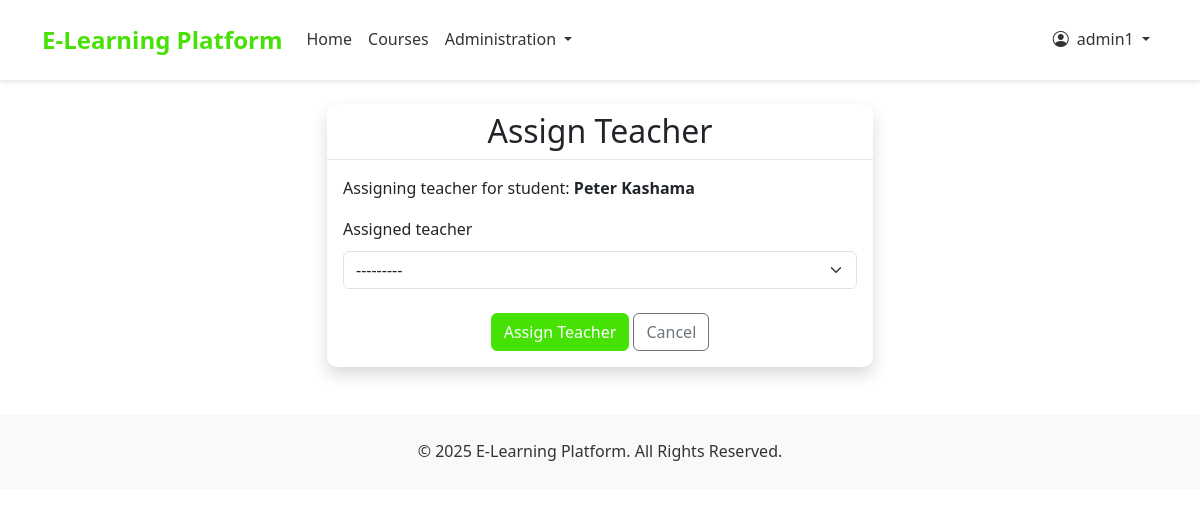
The app's page /accounts/assign/teacher/11/ (signed in) with its own data.
### accounts/models.py (models this page shows, shortened)
class User(AbstractUser):
    USER_TYPE_CHOICES = (
        ('student', 'Student'),
        ('teacher', 'Teacher'),
        ('admin', 'Admin'),
    )
    user_type = models.CharField(max_length=10, choices=USER_TYPE_CHOICES, default='student')
    phone_number = models.CharField(max_length=15, blank=True, null=True)
    is_active = models.BooleanField(default=True)
    created_at = models.DateTimeField(auto_now_add=True)
    updated_at = models.DateTimeField(auto_now=True)
    is_organization = models.BooleanField(default=False)
    company_name = models.CharField(max_length=255, blank=True, null=True)
    contact_person = models.CharField(max_length=255, blank=True, null=True)
    number_of_trainees = models.PositiveIntegerField(default=0)
    start_date = models.DateField(blank=True, null=True)
    end_date = models.DateField(blank=True, null=True)
    student_id = models.CharField(max_length=5, blank=True, null=True, unique=True)
    def is_student(self):
        return self.user_type == 'student'

class StudentProfile(models.Model):
    PROFICIENCY_LEVELS = (
        ('beginner', 'Beginner'),
        ('intermediate', 'Intermediate'),
        ('advanced', 'Advanced'),
    )
    user = models.OneToOneField(User, on_delete=models.CASCADE, related_name='student_profile')
    proficiency_level = models.CharField(max_length=15, choices=PROFICIENCY_LEVELS, blank=True, null=True)
    assigned_teacher = models.ForeignKey(
        User,
        on_delete=models.SET_NULL,
        null=True,
        blank=True,
        related_name='assigned_students',
        limit_choices_to={'user_type': 'teacher'}
    )

### accounts/views.py (the view)
# urls.py: path('assign/teacher/<int:student_id>/', views.assign_teacher, name='assign_teacher'),
@login_required
@user_passes_test(is_admin)
def assign_teacher(request, student_id):
    student = get_object_or_404(User, id=student_id, user_type='student')
    student_profile = get_object_or_404(StudentProfile, user=student)
    if request.method == 'POST':
        form = TeacherAssignmentForm(request.POST, instance=student_profile)
        if form.is_valid():
            form.save()
            messages.success(request, f'Teacher assigned to {student.username} successfully')
            return redirect('admin_dashboard')
    else:
        form = TeacherAssignmentForm(instance=student_profile)
    return render(request, 'accounts/assign_teacher.html', {
        'form': form,
        'student': student
    })

### accounts/forms.py
class TeacherAssignmentForm(forms.ModelForm):
    class Meta:
        model = StudentProfile
        fields = ['assigned_teacher']
        widgets = {
            'assigned_teacher': forms.Select(attrs={'class': 'form-control'})
        }
    def __init__(self, *args, **kwargs):
        super().__init__(*args, **kwargs)
        self.fields['assigned_teacher'].queryset = User.objects.filter(user_type='teacher')

### accounts/views.py (called while the page is built)
def is_admin(user):
    return user.is_staff or user.is_superuser

### templates/accounts/assign_teacher.html (shortened to what this page needs)
{% extends 'base.html' %}
{% load crispy_forms_tags %}
{% block content %}
<div class="row justify-content-center">
    <div class="col-md-6">
        <div class="card shadow">
            <div class="card-header bg-white">
                <h2 class="text-center mb-0">Assign Teacher</h2>
            </div>
            <div class="card-body">
                <p class="mb-3">Assigning teacher for student: <strong>{{ student.get_full_name|default:student.username }}</strong></p>
                <form method="post">
                    {{ form|crispy }}
                    <div class="text-center mt-4">
                        <button type="submit" class="btn btn-primary">Assign Teacher</button>
                        <a href="{% url 'admin_dashboard' %}" class="btn btn-outline-secondary">Cancel</a>
                    </div>
                </form>
            </div>
        </div>
    </div>
</div>
{% endblock %}

### templates/base.html (shortened to what this page needs)
{% load static %}
<!DOCTYPE html>
<html lang="en">
<head>
    <link href="https://cdn.jsdelivr.net/npm/bootstrap@5.3.0-alpha1/dist/css/bootstrap.min.css" rel="stylesheet">
    <link rel="stylesheet" href="https://cdn.jsdelivr.net/npm/bootstrap-icons@1.10.0/font/bootstrap-icons.css">
    <link rel="stylesheet" href="{% static 'css/style.css' %}">
</head>
<body>
    <nav class="navbar navbar-expand-lg navbar-light sticky-top">
        <div class="container">
            <a class="navbar-brand" href="{% url 'home' %}">E-Learning Platform</a>
            <div class="collapse navbar-collapse" id="navbarNav">
                <ul class="navbar-nav me-auto">
                    <li class="nav-item">
                        <a class="nav-link {% if request.path == '/' %}active{% endif %}" href="{% url 'home' %}">Home</a>
                    </li>
                    <li class="nav-item">
                        <a class="nav-link {% if '/courses/' in request.path %}active{% endif %}" href="{% url 'course_list' %}">Courses</a>
                    </li>
                    {% if user.is_authenticated %}
                        {% if user.is_staff or user.is_superuser %}
                            <li class="nav-item dropdown">
                                <a class="nav-link dropdown-toggle" href="#" role="button" data-bs-toggle="dropdown">
                                    Administration
                                </a>
                            </li>
                        {% elif user.is_teacher %}
                            <li class="nav-item">
                                <a class="nav-link {% if '/events/' in request.path %}active{% endif %}" href="{% url 'view_events' %}">Events</a>
                            </li>
                        {% endif %}
                    {% endif %}
                </ul>
                <ul class="navbar-nav ms-auto">
                    {% if user.is_authenticated %}
                        <li class="nav-item dropdown">
                            <a class="nav-link dropdown-toggle" href="#" role="button" data-bs-toggle="dropdown">
                                <i class="bi bi-person-circle me-1"></i> {{ user.get_full_name|default:user.username }}
                            </a>
                        </li>
                    {% endif %}
                </ul>
            </div>
        </div>
    </nav>
    <main class="container mt-4">
        {% block content %}{% endblock %}
    </main>
    <footer class="footer">
        <div class="container text-center">
            <p class="mb-0">&copy; {% now "Y" %} E-Learning Platform. All Rights Reserved.</p>
        </div>
    </footer>
</body>
</html>

### static/css/style.css (style rules this page uses)
:root { --primary-color: #47e205; --secondary-color: #2e206d; --light-gray: #f8f9fa; --dark-gray: #6c757d; --white: #ffffff; }
body { font-family: 'Segoe UI', Tahoma, Geneva, Verdana, sans-serif; color: #333; line-height: 1.6; }
a { color: var(--primary-color); text-decoration: none; }
.btn-primary { background-color: var(--primary-color); border-color: var(--primary-color); }
.card { border-radius: 10px; border: none; box-shadow: 0 4px 6px rgba(0, 0, 0, 0.1); transition: transform 0.3s ease, box-shadow 0.3s ease; }
.card-header { border-radius: 10px 10px 0 0 !important; background-color: white; border-bottom: 1px solid rgba(0, 0, 0, 0.1); }
.navbar { padding: 1rem 0; }
.navbar-brand { font-size: 1.5rem; font-weight: bold; }
.footer { background-color: var(--light-gray); padding: 1.5rem 0; margin-top: 3rem; }

### templates/base.html (style rules this page uses)
:root { --primary-color: #47e205; --secondary-color: #2e206d; }
.btn-primary { background-color: var(--primary-color); border-color: var(--primary-color); }
.navbar { background-color: white; box-shadow: 0 2px 4px rgba(0, 0, 0, 0.1); }
.navbar-brand { color: var(--primary-color); font-weight: bold; }
.nav-link { color: #333; }
footer { background-color: #f8f9fa; padding: 20px 0; margin-top: 50px; }

### records on screen
User: get_full_name "admin1"
User: get_full_name "Peter Kashama"
StudentProfile: assigned_teacher "---------"
